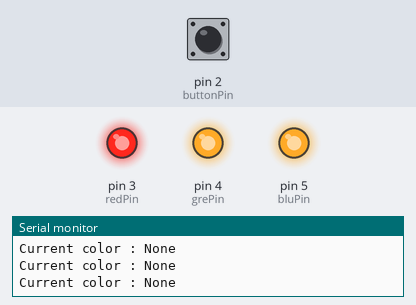
This sketch was run on a simulated Arduino Uno, built with avr-gcc and run on an emulated ATmega328P. Shown: output pins drawn as LEDs (lit = HIGH), the last lines printed to the serial monitor. Dashed ring = blinking. Inputs (shaded band) come from the test bench; at power-on: pin 2 (buttonPin) LOW.

Above: at 1.2 s.
1.3 s: pin 2 (buttonPin) pulled HIGH for 0.15 s
3.3 s: pin 2 (buttonPin) pulled HIGH for 1 s
At 4.8 s:
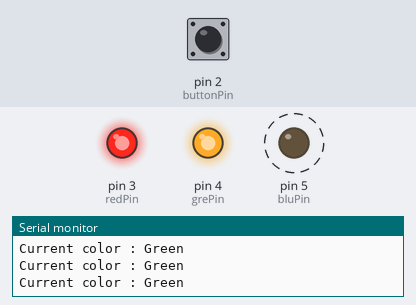
7.3 s: pin 2 (buttonPin) pulled HIGH for 0.15 s
At 8.6 s:
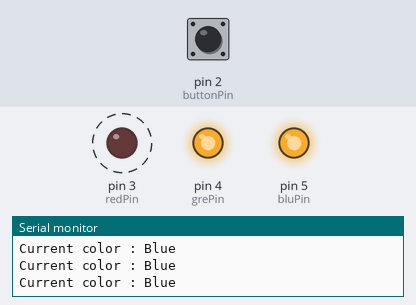
10.4 s: pin 2 (buttonPin) pulled HIGH for 3.2 s
At 12.8 s:
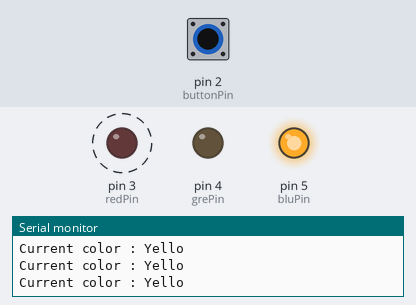
16.6 s: pin 2 (buttonPin) pulled HIGH for 0.15 s
At 18.9 s:
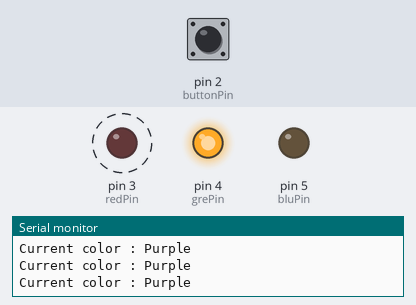
19.7 s: pin 2 (buttonPin) pulled HIGH for 1 s
At 20.9 s:
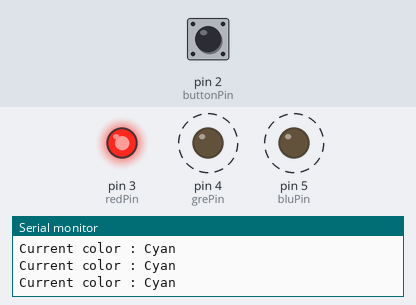
Timing chart, 0 to 24.7 s (numbered marks = the images above; inputs shaded):
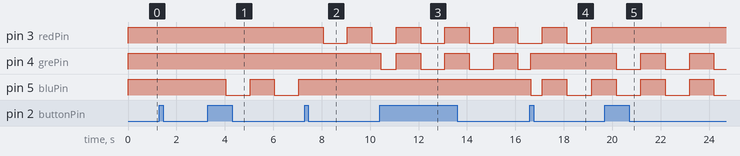

Measured:
- after the input at 3.3 s, pin 5 (bluPin): alternates HIGH for 1.0 s and LOW for 1.0 s, starting after 0.74 s
- after the input at 7.3 s, pin 3 (redPin): HIGH → LOW after 0.76 s, → HIGH 1.0 s later, → LOW 1.0 s later; pin 5 (bluPin): stays HIGH (without the input it goes to LOW after 0.76 s)
- after the input at 10.4 s, pin 4 (grePin): HIGH → LOW at once, then repeats every 2.0 s: HIGH 1.0 s, LOW 1.0 s
- after the input at 16.6 s, pin 5 (bluPin): HIGH → LOW at once, → HIGH 0.47 s later, → LOW 1.0 s later, → HIGH 1.0 s later
- after the input at 19.7 s, pin 3 (redPin): stops changing and stays HIGH; pin 4 (grePin): alternates HIGH for 1.0 s and LOW for 1.0 s, starting after 0.47 s

The sketch:

Lighting_Color_Switch.ino
```cpp
const int buttonPin = 2;
const int redPin = 3;
const int grePin = 4;
const int bluPin = 5;
const long interval = 1000;

int ledState = LOW, switchNum = 0;
unsigned long previousMillis = 0;
bool buttonPressed = false;
String currentColor = "None";

void setup()
{
    Serial.begin(9600);

    pinMode(buttonPin, INPUT); // Button pin setup
    pinMode(redPin, OUTPUT); // LED pin setuup
    pinMode(grePin, OUTPUT); // LED pin setuup
    pinMode(bluPin, OUTPUT); // LED pin setuup
}

void loop()
{
    int buttonState = digitalRead(buttonPin);
    Serial.print("Current color : ");
    Serial.println(currentColor);

    // --------------------------------------------------------
    if(buttonState == HIGH && buttonPressed == false)
    {
        switchNum ++;

        buttonPressed = true;
    }

    if(buttonState == LOW && buttonPressed == true)
        buttonPressed = false;

    // --------------------------------------------------------

    unsigned long currentMillis = millis();

    if(currentMillis - previousMillis >= interval) // Check if button pressed over 1s
    {
        previousMillis = currentMillis;

        if(ledState == LOW) // Switch state
            ledState = true;
        else
            ledState = false;
    }

    if(switchNum == 0) // LED None
    {
        currentColor = "None";
        digitalWrite(redPin, HIGH);
        digitalWrite(grePin, HIGH);
        digitalWrite(bluPin, HIGH);
    }

    if(switchNum == 1) // Red
    {
        currentColor = "Red";
        if(ledState == LOW)
        {
            digitalWrite(redPin, LOW);
            digitalWrite(bluPin, HIGH);
            digitalWrite(redPin, HIGH);
        }
        else
        {
            digitalWrite(redPin, HIGH);
            digitalWrite(grePin, HIGH);
            digitalWrite(bluPin, HIGH);
        }
    }

    if(switchNum == 2) // Green
    {
        if(ledState == LOW)
        {
            currentColor = "Green";
            digitalWrite(redPin, HIGH);
            digitalWrite(bluPin, LOW);
            digitalWrite(redPin, HIGH);
        }
        else
        {
            digitalWrite(redPin, HIGH);
            digitalWrite(grePin, HIGH);
            digitalWrite(bluPin, HIGH);
        }
    }

    if(switchNum == 3) // Blue
    {
        if(ledState == LOW)
        {
          currentColor = "Blue";
          digitalWrite(redPin, HIGH);
          digitalWrite(bluPin, HIGH);
          digitalWrite(redPin, LOW);
        }
        else
        {
            digitalWrite(redPin, HIGH);
            digitalWrite(grePin, HIGH);
            digitalWrite(bluPin, HIGH);
        }
    }

    if(switchNum == 4)
    {
        if(ledState == LOW)
        {
            currentColor = "Yello";
            digitalWrite(redPin, LOW);
            digitalWrite(grePin, LOW);
            digitalWrite(bluPin, HIGH);
        }
        else
        {
            digitalWrite(redPin, HIGH);
            digitalWrite(grePin, HIGH);
            digitalWrite(bluPin, HIGH);
        }
    }

    if(switchNum == 5) // Purple
    {
        if(ledState == LOW)
        {
            currentColor = "Purple";
            digitalWrite(redPin, LOW);
            digitalWrite(bluPin, LOW);
            digitalWrite(grePin, HIGH);
        }
        else
        {
            digitalWrite(redPin, HIGH);
            digitalWrite(grePin, HIGH);
            digitalWrite(bluPin, HIGH);
        }
    }

    if(switchNum == 6) // Cyan
    {
        if(ledState == LOW)
        {
            currentColor = "Cyan";
            digitalWrite(grePin, LOW);
            digitalWrite(bluPin, LOW);
            digitalWrite(redPin, HIGH);
        }
        else
        {
            digitalWrite(redPin, HIGH);
            digitalWrite(grePin, HIGH);
            digitalWrite(bluPin, HIGH);
        }
    }

    if(switchNum == 7) // White
    {
       if(ledState == LOW)
        {
            currentColor = "White";
            digitalWrite(redPin, LOW);
            digitalWrite(grePin, LOW);
            digitalWrite(bluPin, LOW);
        }
        else
        {
            digitalWrite(redPin, HIGH);
            digitalWrite(grePin, HIGH);
            digitalWrite(bluPin, HIGH);
        }
    }

    if(switchNum == 8)
        switchNum = 0;
}
```
